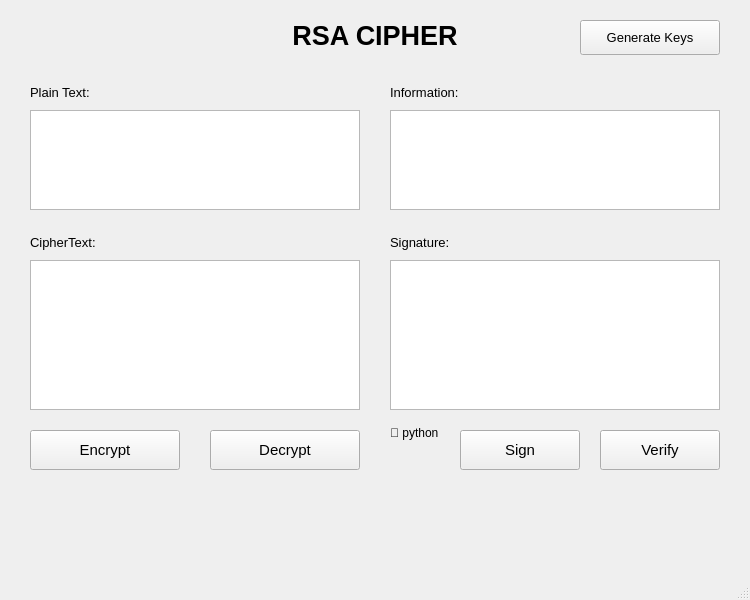
<?xml version="1.0" encoding="UTF-8"?>
<ui version="4.0">
 <class>MainWindow</class>
 <widget class="QMainWindow" name="MainWindow">
  <property name="geometry">
   <rect>
    <x>0</x>
    <y>0</y>
    <width>750</width>
    <height>600</height>
   </rect>
  </property>
  <property name="windowTitle">
   <string>RSA Cipher</string>
  </property>
  <widget class="QWidget" name="centralwidget">
   <widget class="QLabel" name="label">
    <property name="geometry">
     <rect>
      <x>200</x>
      <y>10</y>
      <width>350</width>
      <height>50</height>
     </rect>
    </property>
    <property name="font">
     <font>
      <pointsize>20</pointsize>
      <weight>75</weight>
      <bold>true</bold>
     </font>
    </property>
    <property name="text">
     <string>RSA CIPHER</string>
    </property>
    <property name="alignment">
     <set>Qt::AlignCenter</set>
    </property>
   </widget>
   <widget class="QPushButton" name="btn_gen_keys">
    <property name="geometry">
     <rect>
      <x>580</x>
      <y>20</y>
      <width>140</width>
      <height>35</height>
     </rect>
    </property>
    <property name="font">
     <font>
      <pointsize>10</pointsize>
     </font>
    </property>
    <property name="text">
     <string>Generate Keys</string>
    </property>
   </widget>
   <widget class="QLabel" name="label_2">
    <property name="geometry">
     <rect>
      <x>30</x>
      <y>80</y>
      <width>100</width>
      <height>25</height>
     </rect>
    </property>
    <property name="font">
     <font>
      <pointsize>10</pointsize>
     </font>
    </property>
    <property name="text">
     <string>Plain Text:</string>
    </property>
   </widget>
   <widget class="QPlainTextEdit" name="txt_plain_text">
    <property name="geometry">
     <rect>
      <x>30</x>
      <y>110</y>
      <width>330</width>
      <height>100</height>
     </rect>
    </property>
   </widget>
   <widget class="QLabel" name="label_3">
    <property name="geometry">
     <rect>
      <x>30</x>
      <y>230</y>
      <width>100</width>
      <height>25</height>
     </rect>
    </property>
    <property name="font">
     <font>
      <pointsize>10</pointsize>
     </font>
    </property>
    <property name="text">
     <string>CipherText:</string>
    </property>
   </widget>
   <widget class="QPlainTextEdit" name="txt_cipher_text">
    <property name="geometry">
     <rect>
      <x>30</x>
      <y>260</y>
      <width>330</width>
      <height>150</height>
     </rect>
    </property>
   </widget>
   <widget class="QLabel" name="label_4">
    <property name="geometry">
     <rect>
      <x>390</x>
      <y>80</y>
      <width>100</width>
      <height>25</height>
     </rect>
    </property>
    <property name="font">
     <font>
      <pointsize>10</pointsize>
     </font>
    </property>
    <property name="text">
     <string>Information:</string>
    </property>
   </widget>
   <widget class="QPlainTextEdit" name="txt_info">
    <property name="geometry">
     <rect>
      <x>390</x>
      <y>110</y>
      <width>330</width>
      <height>100</height>
     </rect>
    </property>
   </widget>
   <widget class="QLabel" name="label_5">
    <property name="geometry">
     <rect>
      <x>390</x>
      <y>230</y>
      <width>100</width>
      <height>25</height>
     </rect>
    </property>
    <property name="font">
     <font>
      <pointsize>10</pointsize>
     </font>
    </property>
    <property name="text">
     <string>Signature:</string>
    </property>
   </widget>
   <widget class="QPlainTextEdit" name="txt_sign">
    <property name="geometry">
     <rect>
      <x>390</x>
      <y>260</y>
      <width>330</width>
      <height>150</height>
     </rect>
    </property>
   </widget>
   <widget class="QLabel" name="label_6">
    <property name="geometry">
     <rect>
      <x>390</x>
      <y>420</y>
      <width>60</width>
      <height>25</height>
     </rect>
    </property>
    <property name="font">
     <font>
      <pointsize>9</pointsize>
     </font>
    </property>
    <property name="text">
     <string>🔐 python</string>
    </property>
   </widget>
   <widget class="QPushButton" name="btn_encrypt">
    <property name="geometry">
     <rect>
      <x>30</x>
      <y>430</y>
      <width>150</width>
      <height>40</height>
     </rect>
    </property>
    <property name="font">
     <font>
      <pointsize>11</pointsize>
     </font>
    </property>
    <property name="text">
     <string>Encrypt</string>
    </property>
   </widget>
   <widget class="QPushButton" name="btn_decrypt">
    <property name="geometry">
     <rect>
      <x>210</x>
      <y>430</y>
      <width>150</width>
      <height>40</height>
     </rect>
    </property>
    <property name="font">
     <font>
      <pointsize>11</pointsize>
     </font>
    </property>
    <property name="text">
     <string>Decrypt</string>
    </property>
   </widget>
   <widget class="QPushButton" name="btn_sign">
    <property name="geometry">
     <rect>
      <x>460</x>
      <y>430</y>
      <width>120</width>
      <height>40</height>
     </rect>
    </property>
    <property name="font">
     <font>
      <pointsize>11</pointsize>
     </font>
    </property>
    <property name="text">
     <string>Sign</string>
    </property>
   </widget>
   <widget class="QPushButton" name="btn_verify">
    <property name="geometry">
     <rect>
      <x>600</x>
      <y>430</y>
      <width>120</width>
      <height>40</height>
     </rect>
    </property>
    <property name="font">
     <font>
      <pointsize>11</pointsize>
     </font>
    </property>
    <property name="text">
     <string>Verify</string>
    </property>
   </widget>
   <widget class="QLabel" name="label_status">
    <property name="geometry">
     <rect>
      <x>30</x>
      <y>490</y>
      <width>690</width>
      <height>60</height>
     </rect>
    </property>
    <property name="font">
     <font>
      <pointsize>9</pointsize>
     </font>
    </property>
    <property name="text">
     <string></string>
    </property>
    <property name="alignment">
     <set>Qt::AlignCenter</set>
    </property>
    <property name="wordWrap">
     <bool>true</bool>
    </property>
   </widget>
  </widget>
  <widget class="QMenuBar" name="menubar">
   <property name="geometry">
    <rect>
     <x>0</x>
     <y>0</y>
     <width>750</width>
     <height>21</height>
    </rect>
   </property>
  </widget>
  <widget class="QStatusBar" name="statusbar"/>
 </widget>
 <resources/>
 <connections/>
</ui>
